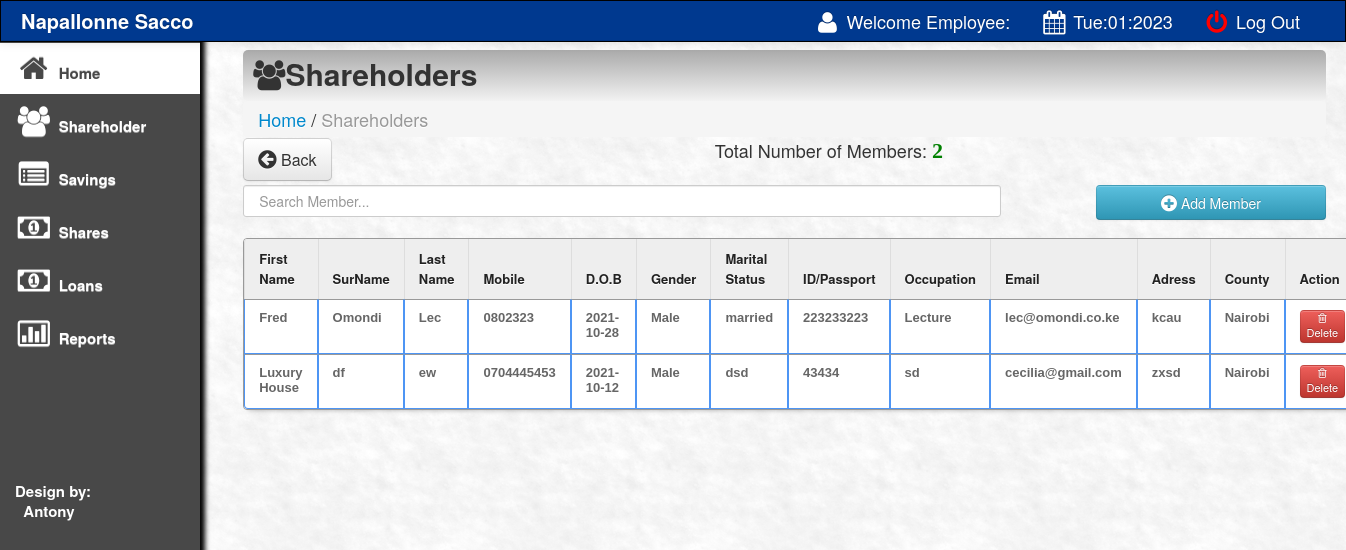
Screenshot of /main/customer.php (signed in) with the database file from the repository.
### tables this page shows
CREATE TABLE IF NOT EXISTS `accounts` (
  `customer_id` int(11) NOT NULL AUTO_INCREMENT,
  `fname` varchar(200) NOT NULL,
  `sname` varchar(200) NOT NULL,
  `lname` varchar(200) NOT NULL,
  `mobile` varchar(200) NOT NULL,
  `dob` varchar(200) NOT NULL,
  `gender` varchar(200) NOT NULL,
  `marital` varchar(200) NOT NULL,
  `id` varchar(200) NOT NULL,
  `occupation` varchar(200) NOT NULL,
  `email` varchar(200) NOT NULL,
  `address` varchar(200) NOT NULL,
  `county` varchar(200) NOT NULL,
  `limit_checker` int(11) NOT NULL,
  PRIMARY KEY (`customer_id`)
);

### main/customer.php (the view, shortened to what this page needs)
<html>
<head>
 <link href="css/bootstrap.css" rel="stylesheet">
    <link rel="stylesheet" type="text/css" href="css/DT_bootstrap.css">
  <link rel="stylesheet" href="css/font-awesome.min.css">
    <link href="css/bootstrap-responsive.css" rel="stylesheet">
<link href="../style.css" media="screen" rel="stylesheet" type="text/css" />
<link href="src/facebox.css" media="screen" rel="stylesheet" type="text/css" />
</head>
<body>
<?php include('navfixed.php');?>
<div class="container-fluid">
      <div class="row-fluid">
	<?php include'sidebar.php'; ?>
	<div class="span10">
	<div class="contentheader">
			<i class="icon-group"></i>Shareholders
			</div>
			<ul class="breadcrumb">
			<li><a href="index.php">Home</a></li> /
			<li class="active">Shareholders</li>
			</ul>
<div style="margin-top: -19px; margin-bottom: 21px;">
<a  href="index.php"><button class="btn btn-default btn-large" style="float: left;"><i class="icon icon-circle-arrow-left icon-large"></i> Back</button></a>
<?php
			include('../connect.php');
				$result = $db->prepare("SELECT * FROM accounts ORDER BY customer_id DESC");
				$result->execute();
				$rowcount = $result->rowcount();
			?>
			<div style="text-align:center;">
			Total Number of Members: <font color="green" style="font:bold 22px 'Aleo';"><?php echo $rowcount;?></font>
			</div>
</div>
<input type="text" name="filter" style="padding:15px;" id="filter" placeholder="Search Member..." autocomplete="off" />
<a rel="facebox" href="addcustomer.php"><Button type="submit" class="btn btn-info" style="float:right; width:230px; height:35px;" /><i class="icon-plus-sign icon-large"></i> Add Member</button></a><br><br>
<table class="table table-bordered" id="resultTable" data-responsive="table" style="text-align: left;">
	<thead>
		<tr>
			<th width=""> First Name </th>
			<th width=""> SurName </th>
			<th width=""> Last Name </th>
			<th width=""> Mobile</th>
			<th width=""> D.O.B</th>
			<th width=""> Gender</th>
			<th width=""> Marital Status </th>
			<th width=""> ID/Passport </th>
			<th width=""> Occupation </th>
			<th width=""> Email </th>
			<th width=""> Adress </th>
			<th width=""> County </th>
			<th width=""> Action</th>
		</tr>
	</thead>
	<tbody>
			<?php
				include('../connect.php');
				$result = $db->prepare("SELECT * FROM accounts ORDER BY customer_id DESC");
				$result->execute();
				for($i=0; $row = $result->fetch(); $i++){
			?>
			<tr class="record">
			<td><?php echo $row['fname']; ?></td>
			<td><?php echo $row['sname']; ?></td>
			<td><?php echo $row['lname']; ?></td>
			<td><?php echo $row['mobile']; ?></td>
			<td><?php echo $row['dob']; ?></td>
			<td><?php echo $row['gender']; ?></td>
			<td><?php echo $row['marital']; ?></td>
			<td><?php echo $row['id']; ?></td>
			<td><?php echo $row['occupation']; ?></td>
			<td><?php echo $row['email']; ?></td>
			<td><?php echo $row['address']; ?></td>
			<td><?php echo $row['county']; ?></td>
			<td>
			<a href="#" id="<?php echo $row['customer_id']; ?>" class="delbutton" title="Click To Delete"><button class="btn btn-danger btn-mini"><i class="icon-trash"></i> Delete</button></a></td>
			</tr>
			<?php
				}
			?>
	</tbody>
</table>
</div>
</div>
</div>
</body>
<?php include('footer.php');?>
</html>

### main/navfixed.php (shortened to what this page needs)
<div class="navbar navbar-inverse navbar-fixed-top">
     <div class="navbar-inner">
       <div class="container-fluid">
         <a class="brand" href="#"><b>Napallonne Sacco</b></a>
         <div class="nav-collapse collapse">
           <ul class="nav pull-right">
             <li><a><i class="icon-user icon-large"></i> Welcome Employee:</></a></li>
		 <li><a> <i class="icon-calendar icon-large"></i>
							<?php
							$Today = date('D:m:Y',time());
							echo $Today;
							?>
			</a></li>
             <li><a href="../index.php"><font color="red"><i class="icon-off icon-large"></i></font> Log Out</a></li>
           </ul>
         </div>
       </div>
     </div>
   </div>

### main/sidebar.php
<div class="span2">
          <div class="well sidebar-nav">
                     <ul class="nav nav-list">
              <li class="active"><a href="index.php"><i class="icon-home icon-2x"></i> Home </a></li>
			<li><a href="customer.php"><i class="icon-group icon-2x"></i> Shareholder</a>  </li>
			<li><a href="savings.php"><i class="icon-list-alt icon-2x"></i> Savings</a>                                     </li>
			<li><a href="shares.php"><i class="icon-money icon-2x"></i> Shares</a>                                    </li>
			<li><a href="loans.php"><i class="icon-money icon-2x"></i> Loans</a>                                    </li>
			<li><a href="reports.php"><i class="icon-bar-chart icon-2x"></i> Reports</a>                </li>
			<br><br><br><br><br><br>
			<li>
			 <div class="hero-unit-clock">
			<form name="clock">
			<font color="white">Design by: <br></font>&nbsp; Antony
			</form>
			  </div>
			</li>
				</ul>
          </div>
        </div>

### main/footer.php (shortened to what this page needs)
<link href="vendors/chosen.min.css" rel="stylesheet" media="screen">

### style.css (style rules this page uses)
td a { color:darkblue; }
input { border: 1px solid #999; background: #EEEEEE; padding: 10px; box-shadow:0 1px 2px #ddd; -moz-box-shadow:0 1px 2px #ddd; -webkit-box-shadow:0 1px 2px #ddd; }
#filter { width: 70%; float:left; }
#resultTable { border-collapse: separate; background-color: #FFFFFF; border-spacing: 0; max-width: 100%; }
#resultTable { color: #666666; text-shadow: 0 1px 0 #FFFFFF; width: 100%; border: 1px solid #999999; box-shadow: 0 5px 5px -5px rgba(0, 0, 0, 0.3); margin-top: 13px; }
#resultTable thead tr th { background: none repeat scroll 0 0 #EEEEEE; color: #222222; padding: 10px 14px; text-align: left; border-top: 0 none; font-size: 13px; }
#resultTable tbody tr td { font: bold 13px 'Arial'; text-align: left; padding: 10px 14px; border-top: 1px solid #999999; }
#resultTable td { padding:7px; border:#4e95f4 1px solid; }
#resultTable tr { background: #fff; }

### main/customer.php (style rules this page uses)
body { padding-top: 60px; padding-bottom: 40px; }
.sidebar-nav { padding: 9px 0; }

### rows the page displays
accounts: fname "Fred", sname "Omondi", lname "Lec", mobile "0802323", dob "2021-10-28", gender "Male", marital "married", id "223233223", occupation "Lecture", email "lec@omondi.co.ke", address "kcau", county "Nairobi"
accounts: fname "Luxury House", sname "df", lname "ew", mobile "0704445453", dob "2021-10-12", gender "Male", marital "dsd", id "43434", occupation "sd", email "cecilia@gmail.com", address "zxsd", county "Nairobi"

### other values shown
$rowcount "2"
